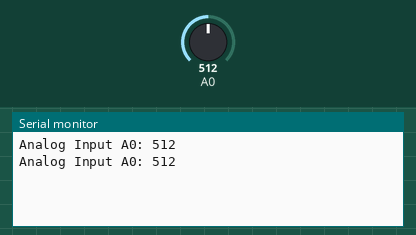
Recording of a sketch running on a simulated Arduino Uno, built with avr-gcc and run on an emulated ATmega328P. On the bench: the last lines printed to the serial monitor. The test bench sets the inputs (shaded band); at power-on: A0 = 512.

Above: at 1.8 s.
1.9 s: A0 set to 716
At 2.3 s:
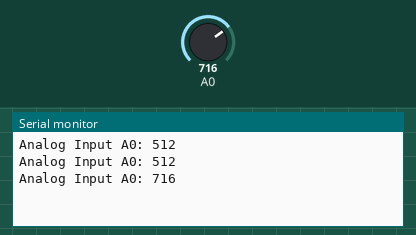
3.4 s: A0 set to 900
At 4.8 s:
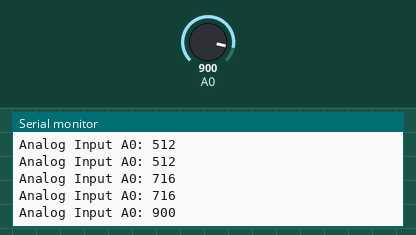
Timing chart, 0 to 6.4 s (numbered marks = the images above; inputs shaded):
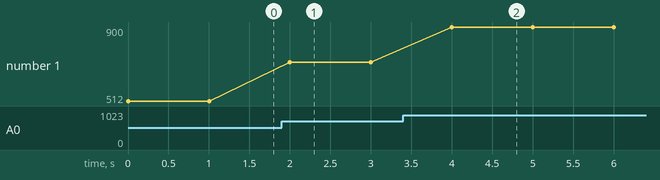

The sketch:

uv.ino
```cpp
void setup() {
  // Initialize serial communication at 9600 baud
  Serial.begin(9600);
}

void loop() {
  // Read the analog input from pin A0
  int sensorValue = analogRead(A0);

  // Print the sensor value to the serial monitor
  Serial.print("Analog Input A0: ");
  Serial.println(sensorValue);

  // Add a delay to slow down the serial output (optional)
  delay(1000); // Wait for 1 second
}
```

Measured:
- after the input at 1.9 s, the serial monitor: prints a new line after 0.10 s (image 1)
- after the input at 3.4 s, the serial monitor: prints a new line after 0.60 s (image 2)
- plotted number 1: 512 → 716 after the input at 1.9 s, 716 → 900 after the input at 3.4 s
